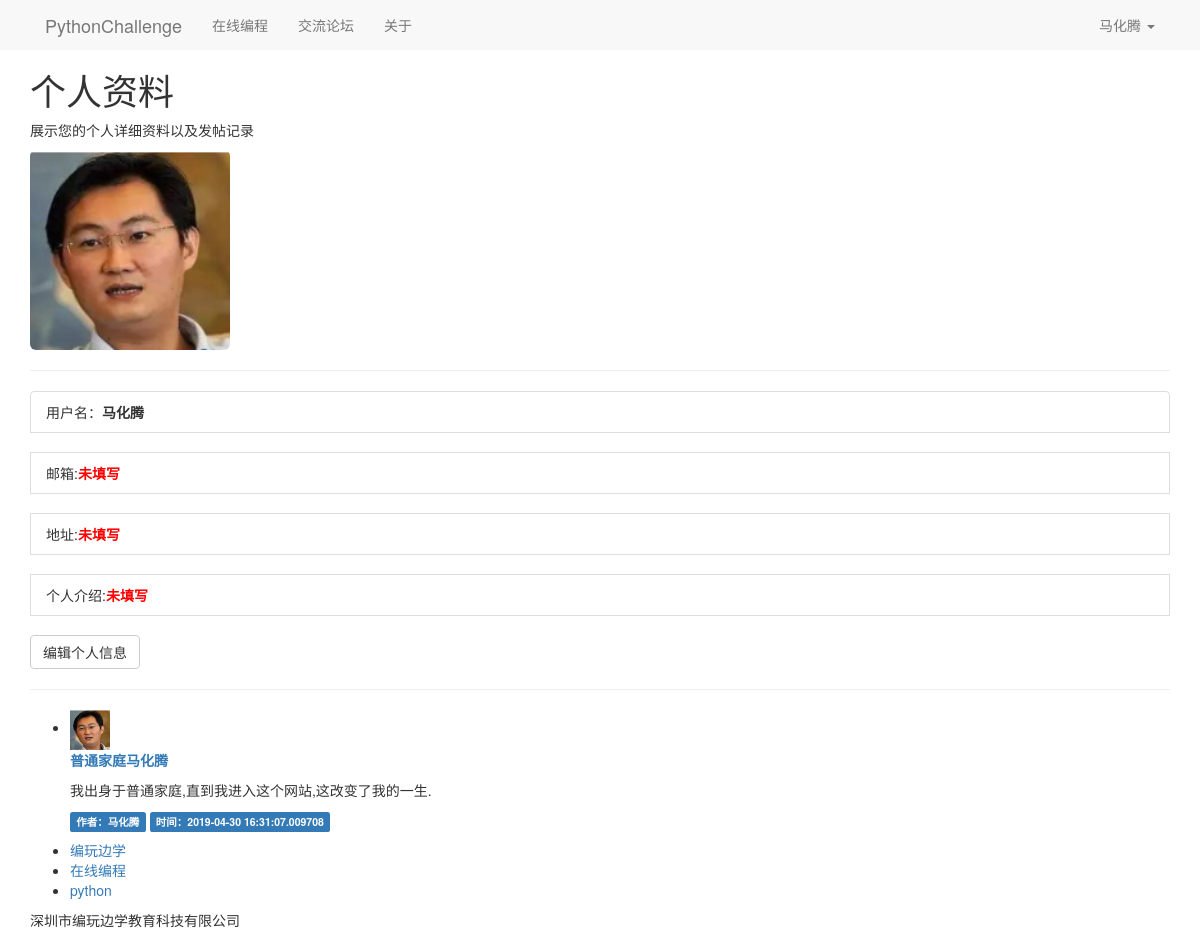
The app's page /user_detail/1 (signed in), older data.
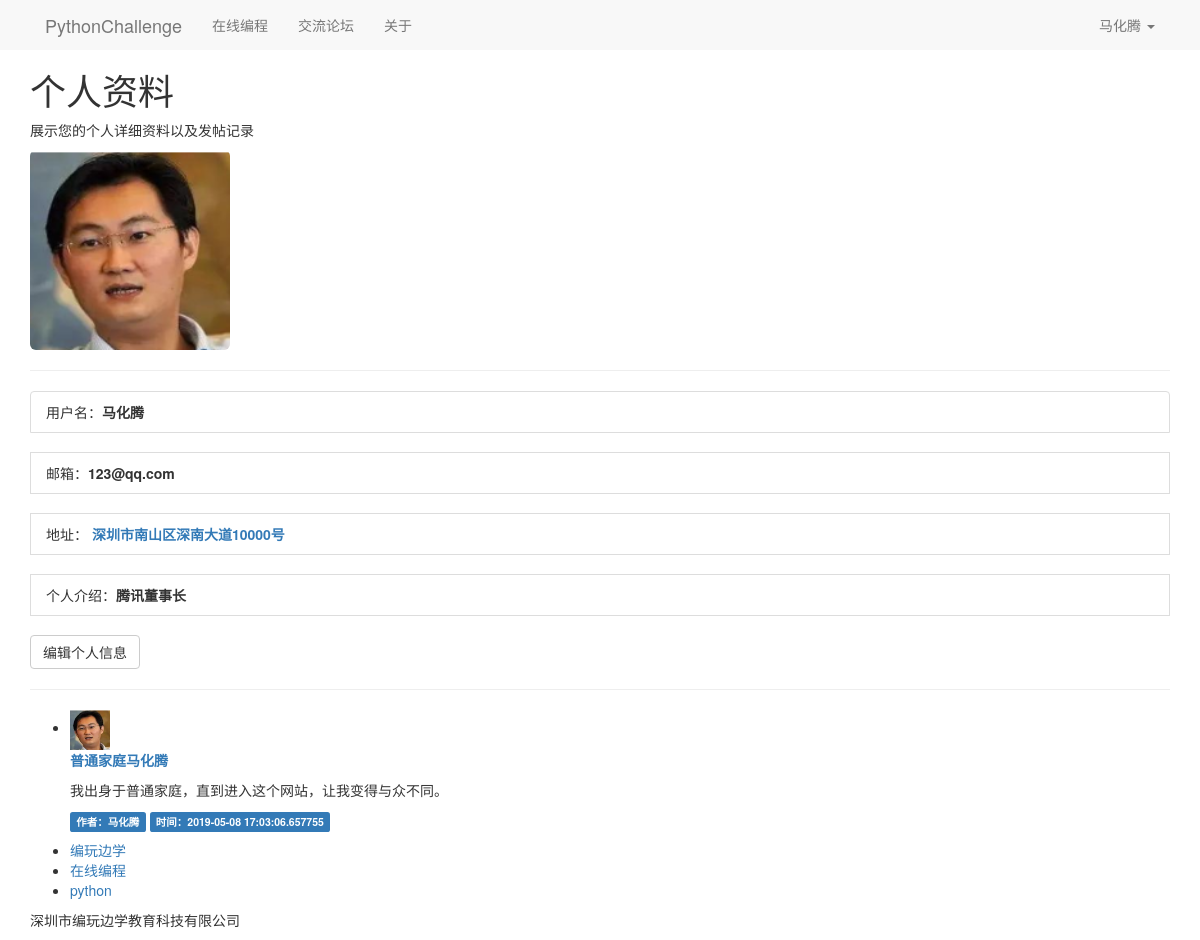
The same page, newer data.
### main.py (models this page shows)
class User(db.Model):
    __tablename__ = 'users'
    id = db.Column(db.Integer, primary_key=True)
    username = db.Column(db.String(16), nullable=False, unique=True)
    password = db.Column(db.String(100), nullable=False)
    email = db.Column(db.String(64), nullable=True)
    address = db.Column(db.String(50), nullable=True)
    info = db.Column(db.String(100), nullable=True)
    stage = db.Column(db.Integer, default='0')
    real_avatar = db.Column(db.String(100), default='/static/avatar/code.png')

class Post(db.Model):
    __tablename__ = 'posts'
    id = db.Column(db.Integer, primary_key=True, autoincrement=True)
    title = db.Column(db.String(100), nullable=False)
    content = db.Column(db.Text, nullable=False)
    create_time = db.Column(db.DateTime, default=datetime.now)
    author_id = db.Column(db.Integer, db.ForeignKey('users.id'))
    author = db.relationship('User', backref=db.backref('posts'))

### main.py (the view)
@app.route('/user_detail/<user_id>')
def user_detail(user_id):
    user = User.query.filter(User.id == user_id).first()
    posts = Post.query.filter(User.id == user_id).all()
    count = len(posts)
    return render_template(
        'user_detail.html',
        user=user,
        posts=posts,
        count=count)

### main.py (called while the page is built)
@app.context_processor
def my_context_processor():
    user_id = session.get('user_id')
    if user_id:
        user = User.query.filter(User.id == user_id).first()
        if user:
            return {'um': user}
    return {}

### templates/user_detail.html (shortened to what this page needs)
{% extends "base.html" %}
{% block content %}
    <div class="bs-docs-header" id="content" tabindex="-1">
      <div class="container">
        <h1>个人资料</h1>
        <p>展示您的个人详细资料以及发帖记录</p>
      </div>
    </div>
    <div class="container">
        {% if um.real_avatar %}
            <img style="width:200px;height:200px;" class="img-rounded profile-thumbnail" src="{{ user.real_avatar }}">
        {% else %}
            <img class="img-rounded profile-thumbnail" src="{{ url_for('static',filename='code200.png') }}">
        {% endif %}
        <hr>
        <ul class="list-group">
            {% if user.username %}
                <li class="list-group-item">用户名：<b>{{ user.username }}</b></li>
                <br>
                {% if user.email %}
                    <li class="list-group-item">邮箱：<b>{{ user.email }}</b></li>
                {% else %}
                    <li class="list-group-item">邮箱:<b style="color:red;">未填写</b></li>
                {% endif %}
                <br>
                {% if user.address %}
                    <li class="list-group-item"> 地址：
                        <b>
                            <a href="http://map.baidu.com/?newmap=1&ie=utf-8&s=s%26wd%3D{{ user.address }}"
                               target="_blank">{{ user.address }}</a>
                        </b></li>
                {% else %}
                    <li class="list-group-item">地址:<b style="color:red;">未填写</b></li>
                {% endif %}
                <br>
                {% if user.info %}
                    <li class="list-group-item">个人介绍：<b>{{ user.info }}</b></li>
                {% else %}
                    <li class="list-group-item">个人介绍:<b style="color:red;">未填写</b></li>
                {% endif %}
            {% endif %}
            <p><br>
                {% if um.id == user.id %}
                    <a class="btn btn-default" href="{{ url_for('edit_info',user_id=user.id) }}">编辑个人信息</a>
                {% endif %}
            </p>
        </ul>
        <hr>
        <ul class="posts">
            {% for post in posts %}
                {% if um.id == post.id %}
                    <li class="post">
                        <div class="post-thumbnail">
                            <img style="width:40px;height:40px;" src="{{ um.real_avatar }}"
                                 alt=""
                                 class="avatar">
                        </div>
                        <div class="post-content">
                            <div class="post-body">
                                <p style="color:blue">
                                    <b>
                                        <a href="{{ url_for('detail',post_id=post.id) }}">{{ post.title }}</a>
                                    </b>
                                </p>
                                <p><span>{{ post.content }}</span></p>
                            </div>
                        </div>
                        <div class="post-footer">
                            <span class="label label-primary">作者：{{ post.author.username }}</span>
                            <span class="label label-primary">时间：{{ post.create_time }}</span>
                        </div>
                    </li>
                {% endif %}
            {% endfor %}
        </ul>
    </div>
{% endblock %}

### templates/base.html (shortened to what this page needs)
<!DOCTYPE html>
<html lang="zh-CN">
<head>
    <link href="https://cdn.jsdelivr.net/npm/bootstrap@3.3.7/dist/css/bootstrap.min.css" rel="stylesheet">
    <link href="https://v3.bootcss.com//assets/css/docs.min.css" rel="stylesheet">
</head>
<body>
<nav class="nav navbar-default">
    <div class="container">
        <div class="navbar-header">
            <a class="navbar-brand" href="{{ url_for('index') }}">PythonChallenge</a>
        </div>
        <div class="collapse navbar-collapse" id="bs-example-navbar-collapse-1">
            <ul class="nav navbar-nav">
                <li ><a href="https://study.codepku.com/python/create_first"  target="_blank">在线编程</a>
                </li>
                {% if um %}
                    <li><a href="{{ url_for("forum_index") }}">交流论坛</a></li>
                {% else %}
                    <li><a href="{{ url_for("login") }}">交流论坛</a></li>
                {% endif %}
                <li ><a href="#">关于</a>
            </ul>
            <ul class="nav navbar-nav navbar-right">
                {% if um %}
                    <li class="dropdown">
                        <a href="#" class="dropdown-toggle" data-toggle="dropdown" role="button"
                           aria-haspopup="true" aria-expanded="false">{{ um.username }} <span class="caret"></span></a>
                    </li>
                {% else %}
                    <li><a href="{{ url_for('login') }}">登录</a></li>
                    <li><a href="{{ url_for('register') }}">注册</a></li>
                {% endif %}
            </ul>
        </div>
    </div>
</nav>
{% block content -%}
{%- endblock content %}
<footer class="bs-docs-footer">
  <div class="container">
    <ul class="bs-docs-footer-links">
      <li><a href="https://www.codepku.com">编玩边学</a></li>
      <li><a href="https://study.codepku.com/python/create_first">在线编程</a></li>
      <li><a href="http://www.python.org">python</a></li>
    </ul>
    <p>深圳市编玩边学教育科技有限公司</p>
  </div>
</footer>
</body>
</html>

Row changes from the older to the newer data that the page shows:
changed User "马化腾": email (not shown) → "123@qq.com"; address (not shown) → "深圳市南山区深南大道10000号"; info (not shown) → "腾讯董事长"
changed Post "普通家庭马化腾": content "我出身于普通家庭,直到我进入这个网站,这改变了我的一生." → "我出身于普通家庭，直到进入这个网站，让我变得与众不同。"; create_time "2019-04-30 16:31:07.009708" → "2019-05-08 17:03:06.657755"
Text that changed along with them:
text no longer shown: "邮箱: 未填写 地址: 未填写 个人介绍: 未填写"
text now shown: "邮箱： 地址： 个人介绍："
